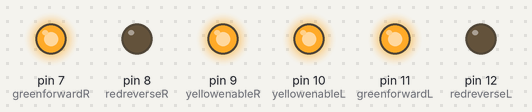
Recording of a sketch running on a simulated Arduino Uno, built with avr-gcc and run on an emulated ATmega328P. Shown: output pins drawn as LEDs (lit = HIGH).

Above: at 2.5 s.
At 5.5 s:
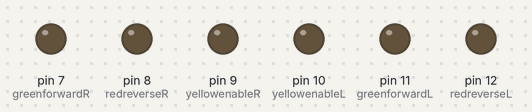
At 7.0 s:
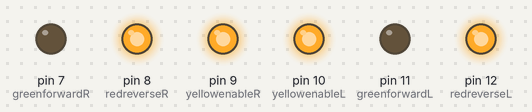
Timing chart, 0 to 10.4 s (numbered marks = the images above):
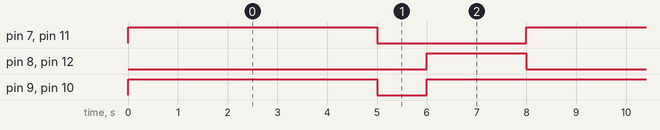

Measured:
- by itself, pin 7 (greenforwardR), pin 11 (greenforwardL): alternates HIGH for 5.0 s and LOW for 3.0 s
- by itself, pin 8 (redreverseR), pin 12 (redreverseL): alternates HIGH for 2.0 s and LOW for 6.0 s
- by itself, pin 9 (yellowenableR), pin 10 (yellowenableL): repeats every 8.0 s: LOW 1.0 s, HIGH 7.0 s

The sketch:

Story_3.ino
```cpp
// C++ code
//

int redreverseL = 12;
int greenforwardL = 11;
int yellowenableL = 10;

int yellowenableR = 9;
int redreverseR = 8;
int greenforwardR = 7;


void setup()
{
  pinMode(redreverseL, OUTPUT);
  pinMode(greenforwardL, OUTPUT);
  pinMode(yellowenableL, OUTPUT);

  pinMode(yellowenableR, OUTPUT);
  pinMode(greenforwardR, OUTPUT);
  pinMode(redreverseR, OUTPUT);
}

void loop()
{
  //(1000) = 1000 millisecond(s) = 1 second
  //(2000) = 2000 millisecond(s) = 2 seconds
  //(5000) = 5000 millisecond(s) = 5 seconds
  //pattern 1 turn it on
  //digitalWrite(yellowenableL, HIGH); // Turn left enable on
  //digitalWrite(yellowenableR, HIGH); // Turn right enable on
  //moved it to put all 6 each time

  // pattern 2 make it go forwards
  digitalWrite(yellowenableL, HIGH); // Turn left enable on
  digitalWrite(yellowenableR, HIGH); // Turn right enable on
  digitalWrite(greenforwardL, HIGH);
  digitalWrite(greenforwardR, HIGH);
  digitalWrite(redreverseL, LOW);
  digitalWrite(redreverseR, LOW);
  delay(5000); // Wait for 5 seconds

  //pattern 3 stop for 1 second
  digitalWrite(yellowenableL, LOW); // left enable off
  digitalWrite(yellowenableR, LOW); // right enable off
  digitalWrite(greenforwardL, LOW);
  digitalWrite(greenforwardR, LOW);
  digitalWrite(redreverseL, LOW);
  digitalWrite(redreverseR, LOW);
  delay(1000); // for 1 second

  //pattern 4 go backwards for 2 seconds
  digitalWrite(yellowenableL, HIGH); // Turn left enable on
  digitalWrite(yellowenableR, HIGH); // Turn right enable on
  digitalWrite(greenforwardL, LOW);
  digitalWrite(greenforwardR, LOW);
  digitalWrite(redreverseL, HIGH);
  digitalWrite(redreverseR, HIGH);
  delay(2000); // for 2 seconds

  //pattern 5 stopping
  digitalWrite(yellowenableL, LOW); // Turn left enable off
  digitalWrite(yellowenableR, LOW); // Turn right enable off
  digitalWrite(greenforwardL, LOW);
  digitalWrite(greenforwardR, LOW);
  digitalWrite(redreverseL, LOW);
  digitalWrite(redreverseR, LOW);

}
```
